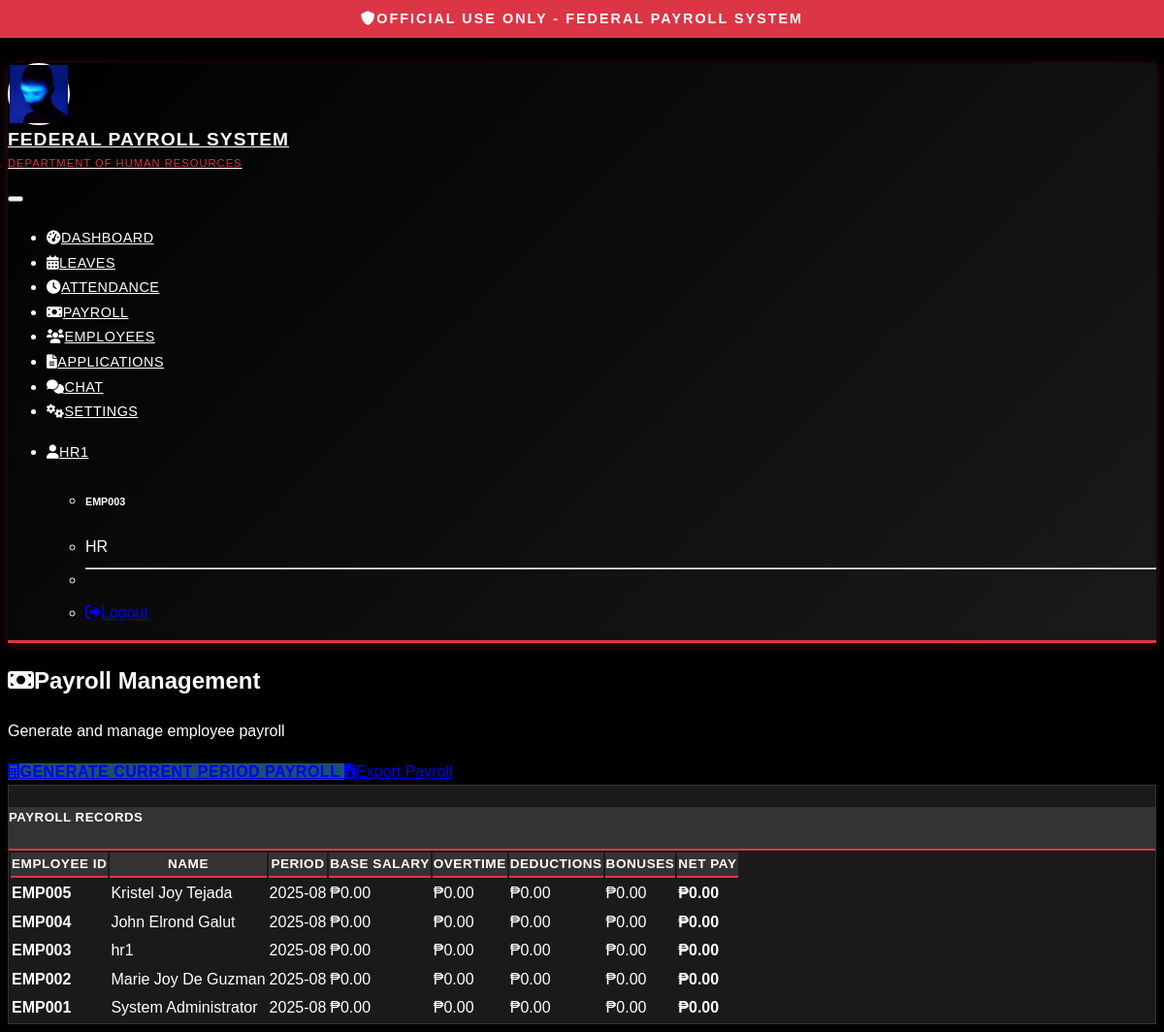
Screenshot of /admin/payroll (signed in) with the database file from the repository.
### tables this page shows
CREATE TABLE settings(
        id INTEGER PRIMARY KEY AUTOINCREMENT,
        setting_name TEXT UNIQUE,
        setting_value TEXT,
        description TEXT,
        updated_by INTEGER,
        updated_at TIMESTAMP DEFAULT CURRENT_TIMESTAMP,
        FOREIGN KEY(updated_by) REFERENCES employees(id)
    );

CREATE TABLE employees(
        id INTEGER PRIMARY KEY AUTOINCREMENT,
        employee_id TEXT UNIQUE,           -- e.g., EMP001
        username TEXT UNIQUE,
        password TEXT,
        name TEXT,
        department TEXT,
        position TEXT,
        salary_rate REAL DEFAULT 0,        -- daily rate
        role TEXT CHECK(role IN ('Admin','HR','Employee')),
        status TEXT DEFAULT 'Active',
        profile_picture TEXT               -- store file path
    , nfc_id TEXT, qr_code_path TEXT);

CREATE TABLE payroll(
        id INTEGER PRIMARY KEY AUTOINCREMENT,
        employee_ref INTEGER,
        period TEXT,                       -- e.g., Aug-2025 or 2025-08A
        base_salary REAL,
        overtime REAL,
        deductions REAL,
        bonuses REAL,
        net_pay REAL,
        FOREIGN KEY(employee_ref) REFERENCES employees(id)
    );

### routes/admin.py (the view, shortened to what this page needs)
@admin_bp.route('/payroll')
@login_required
@role_required('Admin')
def payroll():
    conn = get_db_connection()
    payroll_records = conn.execute('''
        SELECT e.employee_id, e.name, p.period, p.base_salary, p.overtime, p.deductions, p.bonuses, p.net_pay
        FROM payroll p JOIN employees e ON e.id = p.employee_ref
        ORDER BY p.id DESC
    ''').fetchall()
    conn.close()
    return render_template('admin/payroll.html', payroll_records=payroll_records)

### app.py (called while the page is built)
@app.before_request
def load_global_context():
    if session.get('user_id'):
        conn = database.get_db_connection()
        try:
            logo_setting = conn.execute("SELECT setting_value FROM settings WHERE setting_name = 'system_logo'").fetchone()
            g.current_logo = logo_setting['setting_value'] if logo_setting else None
        except:
            g.current_logo = None
        finally:
            conn.close()
    else:
        g.current_logo = None

@app.context_processor
def inject_global_context():
    return dict(current_logo=g.current_logo)

### auth.py (called while the page is built, shortened)
def login_required(f):
    @wraps(f)
    def decorated_function(*args, **kwargs):
        if 'user_id' not in session:
            return redirect(url_for('auth.login'))
        if 'login_time' in session:
            login_time = datetime.fromisoformat(session['login_time'])
            if datetime.now() - login_time > timedelta(hours=8):
                log_security_event('SESSION_TIMEOUT', session['user_id'], request.remote_addr, "Session timed out")
                session.clear()
                flash('Your session has expired. Please log in again.', 'warning')
                return redirect(url_for('auth.login'))
        return f(*args, **kwargs)
    return decorated_function

def role_required(role):
    def decorator(f):
        @wraps(f)
        def decorated_function(*args, **kwargs):
            if 'user_id' not in session:
                return redirect(url_for('auth.login'))
            user_role = session.get('role')
            if user_role in ['Admin', 'HR']:
                return f(*args, **kwargs)
        return decorated_function
    return decorator

### database.py (called while the page is built)
def get_db_connection():
    conn = sqlite3.connect(DB_NAME)
    conn.row_factory = sqlite3.Row
    return conn

### templates/admin/payroll.html (shortened to what this page needs)
{% extends "base.html" %}
{% block content %}
<div class="row">
    <div class="col-12">
        <div class="d-flex justify-content-between align-items-center mb-4">
            <div>
                <h2><i class="fas fa-money-bill me-2"></i>Payroll Management</h2>
                <p class="text-muted">Generate and manage employee payroll</p>
            </div>
            <div class="btn-group" role="group">
                <a href="{{ url_for('admin.payroll', generate=1) }}" class="btn btn-success">
                    <i class="fas fa-calculator me-1"></i>Generate Current Period Payroll
                </a>
                <a href="{{ url_for('exports.export_payroll') }}" class="btn btn-info">
                    <i class="fas fa-file-excel me-1"></i>Export Payroll
                </a>
            </div>
        </div>
    </div>
</div>
<div class="row">
    <div class="col-12">
        <div class="card">
            <div class="card-header">
                <h5 class="card-title mb-0">Payroll Records</h5>
            </div>
            <div class="card-body">
                {% if payroll_records %}
                <div class="table-responsive">
                    <table class="table table-hover">
                        <thead>
                            <tr>
                                <th>Employee ID</th>
                                <th>Name</th>
                                <th>Period</th>
                                <th>Base Salary</th>
                                <th>Overtime</th>
                                <th>Deductions</th>
                                <th>Bonuses</th>
                                <th>Net Pay</th>
                            </tr>
                        </thead>
                        <tbody>
                            {% for record in payroll_records %}
                            <tr>
                                <td><strong>{{ record.employee_id }}</strong></td>
                                <td>{{ record.name }}</td>
                                <td>{{ record.period }}</td>
                                <td>₱{{ "%.2f"|format(record.base_salary) }}</td>
                                <td>₱{{ "%.2f"|format(record.overtime) }}</td>
                                <td>₱{{ "%.2f"|format(record.deductions) }}</td>
                                <td>₱{{ "%.2f"|format(record.bonuses) }}</td>
                                <td><strong>₱{{ "%.2f"|format(record.net_pay) }}</strong></td>
                            </tr>
                            {% endfor %}
                        </tbody>
                    </table>
                </div>
                {% endif %}
            </div>
        </div>
    </div>
</div>
{% endblock %}

### templates/base.html (shortened to what this page needs)
<!DOCTYPE html>
<html lang="en" data-bs-theme="dark">
<head>
    <link href="https://cdn.replit.com/agent/bootstrap-agent-dark-theme.min.css" rel="stylesheet">
    <link href="https://cdnjs.cloudflare.com/ajax/libs/font-awesome/6.0.0/css/all.min.css" rel="stylesheet">
    <link href="{{ url_for('static', filename='css/government-style.css') }}" rel="stylesheet">
</head>
<body>
    <div class="classification-banner">
        <i class="fas fa-shield-alt me-2"></i>OFFICIAL USE ONLY - FEDERAL PAYROLL SYSTEM
    </div>
    {% if session.user_id %}
    <nav class="navbar navbar-expand-lg government-header main-content-with-banner">
        <div class="container">
            <a class="navbar-brand d-flex align-items-center" href="{{ url_for('index') }}">
                <div class="government-seal">
                    {% if current_logo %}
                        <img src="{{ url_for('static', filename='images/' + current_logo) }}"
                             alt="System Logo"
                             class="rounded-circle"
                             style="width: 100%; height: 100%; object-fit: cover;">
                    {% else %}
                        <i class="fas fa-shield-alt"></i>
                    {% endif %}
                </div>
                <div>
                    <div style="font-size: 1.2rem; font-weight: 700;">Federal Payroll System</div>
                    <div style="font-size: 0.7rem; color: var(--gov-red); font-weight: 500;">Department of Human Resources</div>
                </div>
            </a>
            <button class="navbar-toggler" type="button" data-bs-toggle="collapse" data-bs-target="#navbarNav">
            </button>
            <div class="collapse navbar-collapse" id="navbarNav">
                <ul class="navbar-nav me-auto">
                    {% if session.role == 'Admin' %}
                        <li class="nav-item">
                            <a class="nav-link" href="{{ url_for('admin.dashboard') }}">
                                <i class="fas fa-tachometer-alt me-1"></i>Dashboard
                            </a>
                        </li>
                        <li class="nav-item">
                            <a class="nav-link" href="{{ url_for('admin.list_employees') }}">
                                <i class="fas fa-users me-1"></i>Employees
                            </a>
                        </li>
                        <li class="nav-item">
                            <a class="nav-link" href="{{ url_for('admin.payroll') }}">
                                <i class="fas fa-money-bill me-1"></i>Payroll
                            </a>
                        </li>
                        <li class="nav-item">
                            <a class="nav-link" href="{{ url_for('applications.manage_applications') }}">
                                <i class="fas fa-file-alt me-1"></i>Applications
                            </a>
                        </li>
                        <li class="nav-item">
                            <a class="nav-link" href="{{ url_for('chat.chat_dashboard') }}">
                                <i class="fas fa-comments me-1"></i>Chat
                            </a>
                        </li>
                        <li class="nav-item">
                            <a class="nav-link" href="{{ url_for('settings.settings') }}">
                                <i class="fas fa-cogs me-1"></i>Settings
                            </a>
                        </li>
                    {% elif session.role == 'HR' %}
                        <li class="nav-item">
                            <a class="nav-link" href="{{ url_for('hr.dashboard') }}">
                                <i class="fas fa-tachometer-alt me-1"></i>Dashboard
                            </a>
                        </li>
                        <li class="nav-item">
                            <a class="nav-link" href="{{ url_for('hr.manage_leaves') }}">
                                <i class="fas fa-calendar-alt me-1"></i>Leaves
                            </a>
                        </li>
                        <li class="nav-item">
                            <a class="nav-link" href="{{ url_for('hr.attendance_report') }}">
                                <i class="fas fa-clock me-1"></i>Attendance
                            </a>
                        </li>
                        <li class="nav-item">
                            <a class="nav-link" href="{{ url_for('hr.payroll_report') }}">
                                <i class="fas fa-money-bill me-1"></i>Payroll
                            </a>
                        </li>
                        <li class="nav-item">
                            <a class="nav-link" href="{{ url_for('hr.list_employees') }}">
                                <i class="fas fa-users me-1"></i>Employees
                            </a>
                        </li>
                        <li class="nav-item">
                            <a class="nav-link" href="{{ url_for('applications.manage_applications') }}">
                                <i class="fas fa-file-alt me-1"></i>Applications
                            </a>
                        </li>
                        <li class="nav-item">
                            <a class="nav-link" href="{{ url_for('chat.chat_dashboard') }}">
                                <i class="fas fa-comments me-1"></i>Chat
                            </a>
                        </li>
                        <li class="nav-item">
                            <a class="nav-link" href="{{ url_for('settings.settings') }}">
                                <i class="fas fa-cogs me-1"></i>Settings
                            </a>
                        </li>
                    {% endif %}
                </ul>
                <ul class="navbar-nav">
                    <li class="nav-item dropdown">
                        <a class="nav-link dropdown-toggle" href="#" role="button" data-bs-toggle="dropdown">
                            <i class="fas fa-user me-1"></i>{{ session.name }}
                        </a>
                        <ul class="dropdown-menu">
                            <li><h6 class="dropdown-header">{{ session.employee_id }}</h6></li>
                            <li><span class="dropdown-item-text">{{ session.role }}</span></li>
                            <li><hr class="dropdown-divider"></li>
                            <li><a class="dropdown-item" href="{{ url_for('auth.logout') }}">
                                <i class="fas fa-sign-out-alt me-1"></i>Logout
                            </a></li>
                        </ul>
                    </li>
                </ul>
            </div>
        </div>
    </nav>
    {% endif %}
    <main class="container my-4 {% if not session.user_id %}main-content-with-banner{% endif %}">
        {% block content %}{% endblock %}
    </main>
</body>
</html>

### static/css/government-style.css (style rules this page uses)
:root { --gov-black: #000000; --gov-white: #ffffff; --gov-red: #dc3545; --gov-gray-dark: #1a1a1a; --gov-gray-medium: #333333; --gov-gray-light: #666666; --gov-blue-dark: #0d1b2a; --gov-blue-accent: #1B4F72; }
body { font-family: 'Arial', 'Helvetica Neue', sans-serif; background-color: var(--gov-black); color: var(--gov-white); font-weight: 400; line-height: 1.6; }
.government-header { background: linear-gradient(135deg, var(--gov-black) 0%, var(--gov-gray-dark) 100%); border-bottom: 3px solid var(--gov-red); box-shadow: 0 2px 10px rgba(220, 53, 69, 0.3); }
.government-header .navbar-brand { font-weight: 700; font-size: 1.5rem; color: var(--gov-white) !important; text-transform: uppercase; letter-spacing: 1px; }
.government-header .nav-link { color: var(--gov-white) !important; font-weight: 500; text-transform: uppercase; font-size: 0.9rem; letter-spacing: 0.5px; border-radius: 0; transition: all 0.3s ease; }
.government-seal { width: 60px; height: 60px; background: radial-gradient(circle, var(--gov-red) 0%, var(--gov-gray-dark) 100%); border: 2px solid var(--gov-white); border-radius: 50%; display: flex; align-items: center; justify-content: center; margin-right: 15px; }
.card { background-color: var(--gov-gray-dark); border: 1px solid var(--gov-gray-medium); border-radius: 0; box-shadow: 0 4px 15px rgba(0, 0, 0, 0.5); }
.card-header { background-color: var(--gov-gray-medium); border-bottom: 2px solid var(--gov-red); color: var(--gov-white); font-weight: 600; text-transform: uppercase; letter-spacing: 0.5px; }
.card-body { background-color: var(--gov-gray-dark); color: var(--gov-white); }
.btn-success { background-color: var(--gov-blue-accent); border-color: var(--gov-blue-accent); border-radius: 0; font-weight: 600; text-transform: uppercase; letter-spacing: 0.5px; }
.table { --bs-table-bg: var(--gov-gray-dark); --bs-table-color: var(--gov-white); --bs-table-border-color: var(--gov-gray-medium); --bs-table-striped-bg: var(--gov-gray-medium); --bs-table-hover-bg: var(--gov-gray-medium); }
.table thead th { background-color: var(--gov-gray-medium); border-bottom: 2px solid var(--gov-red); color: var(--gov-white); font-weight: 700; text-transform: uppercase; letter-spacing: 0.5px; font-size: 0.85rem; }
.classification-banner { background-color: var(--gov-red); color: var(--gov-white); text-align: center; padding: 8px; font-weight: 700; text-transform: uppercase; letter-spacing: 2px; font-size: 0.9rem; position: fixed; top: 0; left: 0; right: 0; z-index: 1050; }
.main-content-with-banner { margin-top: 65px; }

### rows the page displays
settings: setting_value (picture)
employees: employee_id "EMP003"
payroll: employee_id "EMP005", name "Kristel Joy Tejada", period "2025-08", base_salary "0.00", overtime "0.00", deductions "0.00", bonuses "0.00", net_pay "0.00"
payroll: employee_id "EMP004", name "John Elrond Galut", period "2025-08", base_salary "0.00", overtime "0.00", deductions "0.00", bonuses "0.00", net_pay "0.00"
payroll: employee_id "EMP003", name "hr1", period "2025-08", base_salary "0.00", overtime "0.00", deductions "0.00", bonuses "0.00", net_pay "0.00"
payroll: employee_id "EMP002", name "Marie Joy De Guzman", period "2025-08", base_salary "0.00", overtime "0.00", deductions "0.00", bonuses "0.00", net_pay "0.00"
payroll: employee_id "EMP001", name "System Administrator", period "2025-08", base_salary "0.00", overtime "0.00", deductions "0.00", bonuses "0.00", net_pay "0.00"

### other values shown
{{ session.name }} "HR1"
{{ session.role }} "HR"
